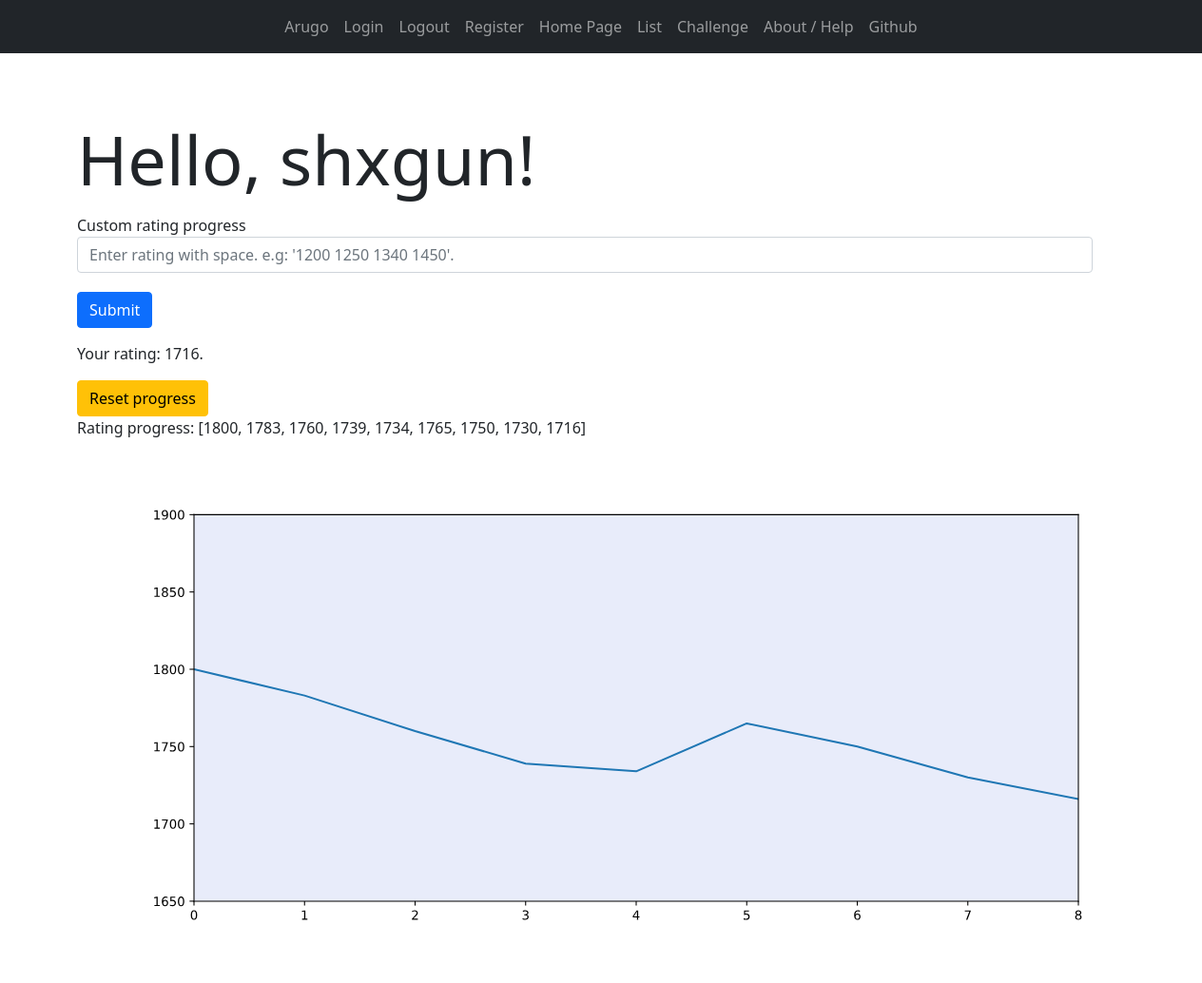
/ (signed in), run on an earlier commit of the app's database.
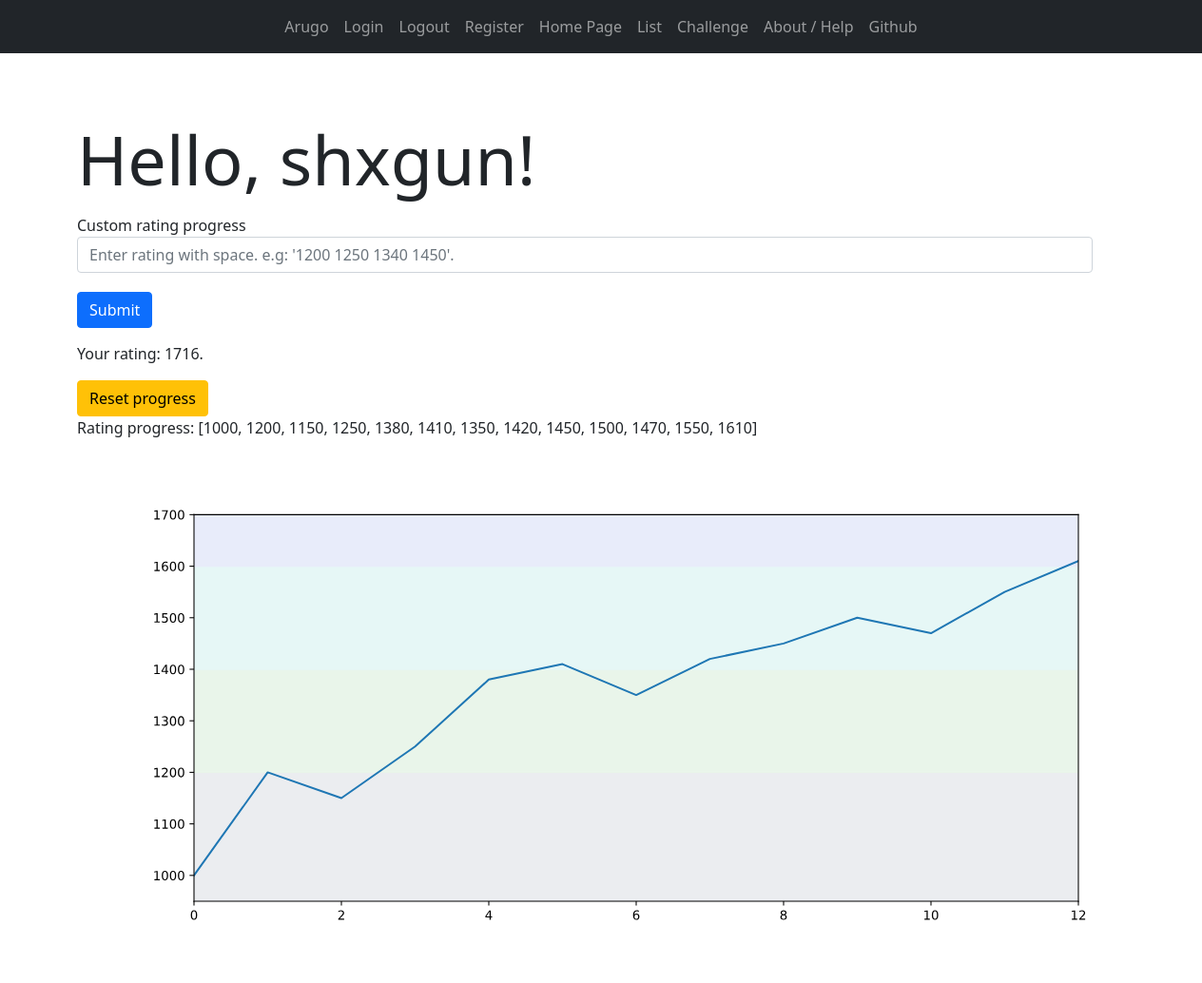
And on a later commit of the database.
### base/models.py (models this page shows, shortened)
class Profile(models.Model):
    user = models.ForeignKey(User, on_delete=models.CASCADE)
    handle = models.CharField(max_length=40)
    registration_date = models.DateField(auto_now_add=True)
    rating_progress = models.CharField(max_length=200, default="[]")
    virtual_rating = models.IntegerField(default=1400)
    in_progress = models.BooleanField(default=False)
    current_problem = models.CharField(max_length=20, default="Unselected")
    deadline = models.DateTimeField(auto_now_add=True)

### base/views.py (the view)
# urls.py: path("", views.index, name="home-page"),
def index(request):
    context = {}
    context["user"] = None
    context["graph"] = None
    if request.user.is_authenticated:
        profile = Profile.objects.get(user=request.user)
        if request.method == "POST":
            update_progress(profile, request.POST.get("progress"))
        context["user"] = profile
        context["graph"] = make_graph(eval(profile.rating_progress))
    return render(request, "home.html", context)

### base/util.py (called while the page is built)
def rating_color(rating):
    if rating < 1200:
        return ("gray", "#ebedf0")
    elif rating < 1400:
        return ("green", "#e9f5ea")
    elif rating < 1600:
        return ("cyan", "#e6f7f6")
    elif rating < 1900:
        return ("#0700c4", "#e8ecfa")
    elif rating < 2100:
        return ("#a100c2", "#eee1f7")
    elif rating < 2300:
        return ("#ffea00", "#ffffeb")
    elif rating < 2400:
        return ("#ed8b00", "#f7eddf")
    elif rating < 2600:
        return ("#fc5b00", "#ffe8db")
    elif rating < 3000:
        return ("#ff1500", "#fcb7b1")
    else:
        return ("#5e010f", "#deb8be")

def make_graph(y):
    fig = plt.figure()
    fig.set_size_inches(12.5, 5.5)
    x = range(len(y))
    max_y = max(y)
    max_y = max_y + 100 - max_y % 100
    min_y = min(y)
    min_y = min_y - 50 - min_y % 100
    plt.ylim(min_y, max_y)
    plt.xlim(0, len(y) - 1)
    cp = [0, 1200, 1400, 1600, 1900, 2100, 2300, 2400, 2600, 3000, 4000]
    for i in range(10):
        cl, bcl = rating_color(cp[i])
        plt.axhspan(cp[i], cp[i + 1], color=bcl)
    plt.plot(x, y)
    imgdata = StringIO()
    fig.savefig(imgdata, format="svg")
    data = imgdata.getvalue()
    return data

### templates/home.html (shortened to what this page needs)
{% extends 'main.html' %}
{% block content %}
<div class="container">
    {% if not user %}
    <h1 class="display-1">
        Welcome to arugo
    </h1>
    <div class="container">
        <p class="h4">What is this site?</p>
        <p>This site helps users that want to do practice and can keep track of their progress through a virtual rating
            system. You can assign yourself with an initial rating, do practice based on random suggested problems and
            earn a virtual rating through it. This site is inspired by my past training days, which I always wanted to
            have something like this to aid my training. <a class="link-secondary" href="{% url 'help' %}"
                target="_blank">Read more...</a></p>
    </div>
    <div class="container">
        <p class="h4">Already have an account?</p>
        <p>Login <a class="link-secondary" href="{% url 'help' %}" target="_blank">
                here</a>.</p>
    </div>
    <div class="container">
        <p class="h4">New to this site?</p>
        <p>Register with your Codeforces handle <a class="link-secondary" href="{% url 'register' %}" target="_blank">
                here</a>.</p>
    </div>
    {% else %}
    <div class="container">
        <h1 class="display-2">Hello, {{user.handle}}! </h1>
    </div>
    <div class="container">
        <form method="POST">
            <div class="form-group">
                <label for="progress">Custom rating progress</label>
                <input type="progress" class="form-control" id="progress" name="progress"
                    placeholder="Enter rating with space. e.g: '1200 1250 1340 1450'.">
            </div>
            <button type="submit" class="btn btn-primary">Submit</button>
        </form>
    </div>
    <div class="container">
        <p> Your rating: {{user.virtual_rating}}. </p>
        <a class="btn btn-warning" href="{% url 'reset-progress' %}">Reset progress</a>
        <br>
        <p>Rating progress: {{user.rating_progress}} </p>
    </div>
    <p> {{graph|safe}} </p>
    {% endif %}
</div>
{% endblock content %}

What changed in the data, as far as the page shows it:
changed Profile "shxgun": rating_progress "[1800, 1783, 1760, 1739, 1734, 1765, 1750, 1730, 1716]" → "[1000, 1200, 1150, 1250, 1380, 1410, 1350, 1420, 1450, 1500, 1470, 1550, 1610]"
